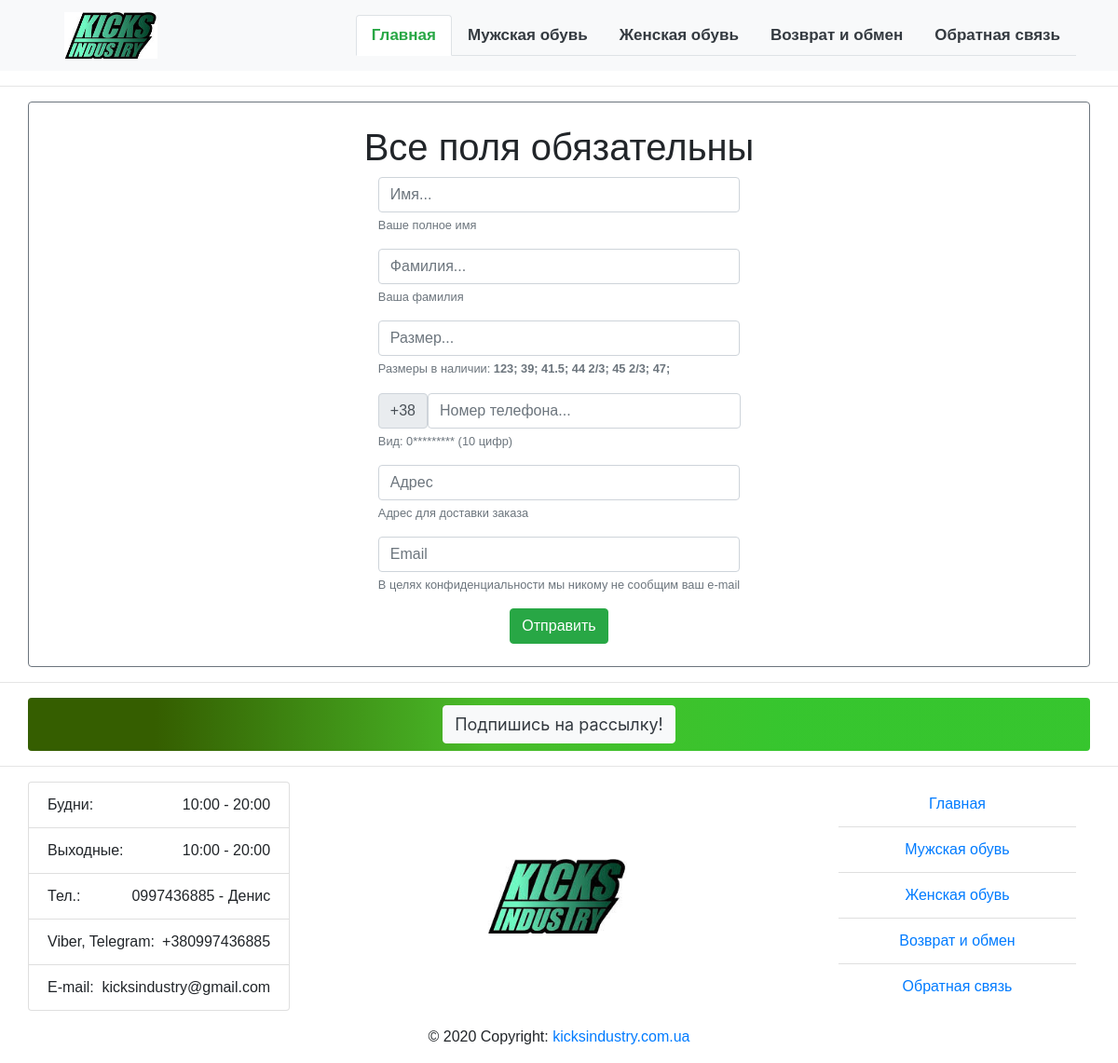
Screenshot of /order/1/ with the database file from the repository.
### mainShop/models.py (models this page shows, shortened)
class ShoesSize(models.Model):
    shoes_size = models.ForeignKey(ModelSizeList, on_delete=models.CASCADE)
    model_size = models.CharField(max_length=10, default='')
    is_active = models.BooleanField(default=True)
    class Meta:
        verbose_name = "Размер"
        verbose_name_plural = "Размер"

### userOrder/views.py (the view)
# urls.py: path('<int:id>/', UserOrderView, name='order'),
def UserOrderView(request, id):
    shoes = get_object_or_404(Shoes, id=id)
    size_list = ShoesSize.objects.filter(shoes_size__shoes=shoes).order_by("model_size")
    if request.method == 'POST':
        user_order = UserOrderForm(request.POST)
        if user_order.is_valid():
            name = user_order.cleaned_data['name']
            surname = user_order.cleaned_data['surname']
            size = user_order.cleaned_data['size']
            address = user_order.cleaned_data['address']
            from_email = user_order.cleaned_data['from_email']
            phone = user_order.cleaned_data['phone']
            UserOrder.objects.create(name=name,
                                     surname=surname,
                                     address=address,
                                     phone_no=phone,
                                     email=from_email,
                                     shoes_name=shoes.category.name,
                                     model=shoes.model,
                                     size=size
                                     )
            try:
                shoes.sale_cnt += 1
                shoes.save()
            except BadHeaderError:
                return HttpResponse('Проблема с отправкой отчета о покупке.')
            return render(request, 'userOrder/success.html',
                          {'shoes': shoes,
                           'size': size})
        else:
            error_message = 'Пожалуйста, заполните поля правильно.'
            return render(request, 'userOrder/user_order.html',
                          {'form': user_order,
                           'error': error_message,
                           'size_list': size_list
                           })
    else:
        user_order = UserOrderForm()
    return render(request, 'userOrder/user_order.html',
                  {'form': user_order,
                   'size_list': size_list})

### userOrder/forms.py
class UserOrderForm(forms.Form):
    name = forms.CharField(max_length=64, required=True)
    surname = forms.CharField(max_length=64, required=True)
    size = forms.CharField(max_length=10,
                           validators=[int_list_validator(sep=''),
                                       MinLengthValidator(2), ])
    address = forms.CharField(max_length=128, required=True)
    from_email = forms.EmailField(required=True)
    phone = forms.CharField(max_length=10,
                            validators=[int_list_validator(sep=''),
                                        MinLengthValidator(10), ],)

### templates/userOrder/user_order.html (shortened to what this page needs)
{% extends "wrapper.html" %}
{% load static %}
{% block content %}
<hr>
<div class="container border border-secondary rounded" style="width: auto; font-family: sans-serif;">
    <br>
    <h1 class="font-weight-light text-black d-flex justify-content-center">Все поля обязательны</h1>
 	<div class="d-flex justify-content-center" style="width: auto; padding-left: 5%; padding-right: 5%;">
		<form method="post">
		    <div class="form-group">
			    <input type="text" name="name" class="form-control" id="id_sender" placeholder="Имя..." required>
			    <small id="nameHelp" class="form-text text-muted">Ваше полное имя</small>
	  		</div>
	  		<div class="form-group">
			    <input type="text" name="surname" class="form-control" id="id_sender" placeholder="Фамилия..." required>
			    <small id="surnameHelp" class="form-text text-muted">Ваша фамилия</small>
	  		</div>
	  		<div class="form-group">
			    <input type="text" name="size" class="form-control" id="id_sender" placeholder="Размер..." required>
			    {% if size_list %}
			    	<small id="sizeHelp" class="form-text text-muted">Размеры в наличии: {% for item in size_list %} <b> {{ item.model_size }}; </b> {% endfor %}</small>
			    {% endif %}
	  		</div>
	  		<div class="form-group">
				<div class="input-group-prepend">
		        	<div class="input-group-text">+38</div>
			    	<input type="text" name="phone" class="form-control" id="id_sender" placeholder="Номер телефона..." required>
			    </div>
			    <small id="phoneHelp" class="form-text text-muted">Вид: 0********* (10 цифр)</small>
	  		</div>
	  		<div class="form-group">
			    <input type="text" name="address" class="form-control" id="id_sender" placeholder="Адрес" required>
			    <small id="addressHelp" class="form-text text-muted">Адрес для доставки заказа</small>
	  		</div>
		    <div class="form-group">
			    <input type="text" name="from_email" class="form-control" id="id_sender" placeholder="Email" required>
			    <small id="emailHelp" class="form-text text-muted">В целях конфиденциальности мы никому не сообщим ваш e-mail</small>
	  		</div>
		    <div class="form-actions d-flex justify-content-center">
		      <input class="btn btn-success" type="submit" value="Отправить">
		    </div>
		    <br>
		</form>
	</div>
</div>
{% endblock content %}

### rows the page displays
ShoesSize: model_size "123"
ShoesSize: model_size "39"
ShoesSize: model_size "41.5"
ShoesSize: model_size "44 2/3"
ShoesSize: model_size "45 2/3"
ShoesSize: model_size "47"
